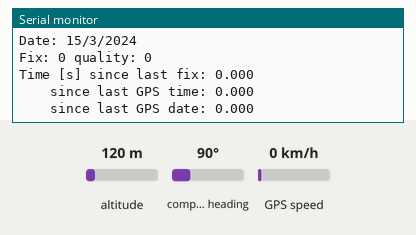
The sketch below on a simulated Arduino Zero (SAMD21). Shown: the last lines printed to the serial monitor. Inputs (shaded band) come from the test bench; at power-on: altitude 120 m, compass heading 90°, GPS speed 0 km/h. The GPS gets a fix after 3 s at 37.7749, -122.4194 with 8 satellites.

Above: at 2.2 s.
2.3 s: altitude set to 20 m
At 5.2 s:
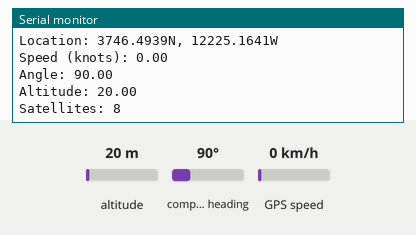
5.5 s: compass heading set to 7°
At 6.8 s:
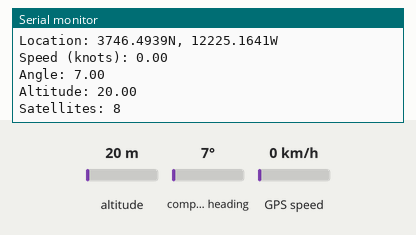
7.0 s: GPS speed set to 2 km/h
Timing chart, 0 to 10.0 s (numbered marks = the images above; inputs shaded):
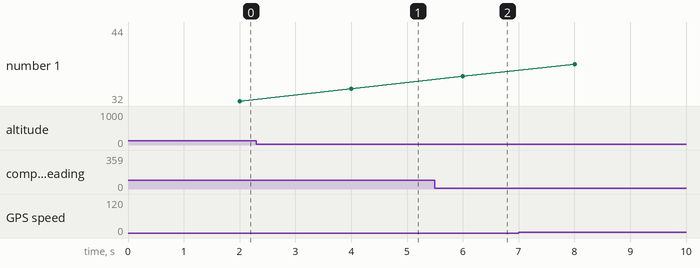

The sketch:

gps-pa1010d-m0-parsing.ino
```cpp
#include <Adafruit_GPS.h>
#define GPSSerial Serial1

Adafruit_GPS GPS(&GPSSerial);

#define GPSECHO false

uint32_t timer = millis();

void setup() {
  while (!Serial) {}
  SerialUSB.begin(115200);
  SerialUSB.println("Adafruit GPS library basic test!");

  GPS.begin(9600);
  GPS.sendCommand(PMTK_SET_NMEA_OUTPUT_RMCGGA);
  GPS.sendCommand(PMTK_SET_NMEA_UPDATE_1HZ);
  GPS.sendCommand(PGCMD_ANTENNA);

  delay(1000);

  GPSSerial.println(PMTK_Q_RELEASE);
}

void loop() {
  char c = GPS.read();

  if (GPS.newNMEAreceived()) {
    if (!GPS.parse(GPS.lastNMEA())) {
      return;
    }
  }

  if (millis() - timer > 2000) {
    timer = millis();
    SerialUSB.print("\nTime: ");
    if (GPS.hour < 10) { SerialUSB.print('0'); }
    SerialUSB.print(GPS.hour, DEC); SerialUSB.print(':');
    if (GPS.minute < 10) { SerialUSB.print('0'); }
    SerialUSB.print(GPS.minute, DEC); SerialUSB.print(':');
    if (GPS.seconds < 10) { SerialUSB.print('0'); }
    SerialUSB.print(GPS.seconds, DEC); SerialUSB.print('.');
    if (GPS.milliseconds < 10) {
      SerialUSB.print("00");
    } else if (GPS.milliseconds > 9 && GPS.milliseconds < 100) {
      SerialUSB.print("0");
    }
    SerialUSB.println(GPS.milliseconds);
    SerialUSB.print("Date: ");
    SerialUSB.print(GPS.day, DEC); SerialUSB.print('/');
    SerialUSB.print(GPS.month, DEC); SerialUSB.print("/20");
    SerialUSB.println(GPS.year, DEC);
    SerialUSB.print("Fix: ");
    SerialUSB.print((int)GPS.fix);
    SerialUSB.print(" quality: "); SerialUSB.println((int)GPS.fixquality);
    SerialUSB.print("Time [s] since last fix: ");
    SerialUSB.println(GPS.secondsSinceFix(), 3);
    SerialUSB.print("    since last GPS time: ");
    SerialUSB.println(GPS.secondsSinceTime(), 3);
    SerialUSB.print("    since last GPS date: ");
    SerialUSB.println(GPS.secondsSinceDate(), 3);
    if (GPS.fix) {
      SerialUSB.print("Location: ");
      SerialUSB.print(GPS.latitude, 4); SerialUSB.print(GPS.lat);
      SerialUSB.print(", ");
      SerialUSB.print(GPS.longitude, 4); SerialUSB.println(GPS.lon);
      SerialUSB.print("Speed (knots): "); SerialUSB.println(GPS.speed);
      SerialUSB.print("Angle: "); SerialUSB.println(GPS.angle);
      SerialUSB.print("Altitude: "); SerialUSB.println(GPS.altitude);
      SerialUSB.print("Satellites: "); SerialUSB.println((int)GPS.satellites);
    }
  }
}
```

Measured:
- after the input at 2.3 s, the serial monitor: prints a new line after 1.7 s (image 1)
- after the input at 5.5 s, the serial monitor: prints a new line after 0.50 s (image 2)
